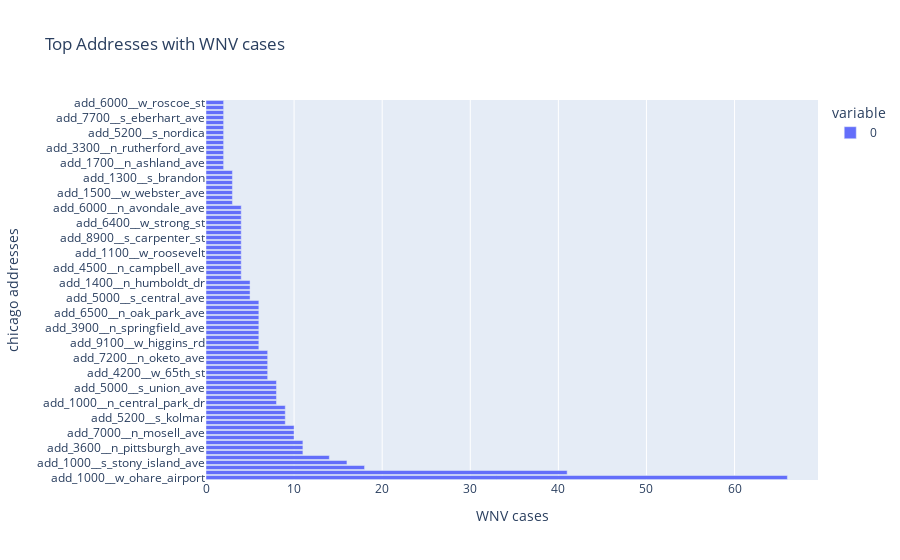

Notebook cell for this chart:
### Code cell
#let's remind ourselves the worst hit addresses in a visualization with 2 or more WNV cases

top_wnv_addresses = dummied_train[addresses][dummied_train["wnvpresent"]==1].sum().sort_values(ascending=False).head(76)

fig = px.bar(top_wnv_addresses, orientation='h', 
             title = "Top Addresses with WNV cases", labels={"index":"chicago addresses", 
                                                             "value":"WNV cases"})
fig.show()

### Figure 1 — Plotly figure (JSON) as saved in the notebook; plotly's stock layout.template omitted (floating-point values rounded to 4 significant figures)
{"data": [{"alignmentgroup": "True", "hovertemplate": "variable=0<br>WNV cases=%{x}<br>chicago addresses=%{y}<extra></extra>", "legendgroup": "0", "marker": {"color": "#636efa"}, "name": "0", "offsetgroup": "0", "orientation": "h", "showlegend": true, "textposition": "auto", "type": "bar", "x": [66, 41, 18, 16, 14, 11, 11, 11, 10, 10, 10, 9, 9, 9, 9, 8, 8, 8, 8, 8, 7, 7, 7, 7, 7, 7, 6, 6, 6, 6, 6, 6, 6, 6, 6, 6, 5, 5, 5, 5, 4, 4, 4, 4, 4, 4, 4, 4, 4, 4, 4, 4, 4, 4, 4, 3, 3, 3, 3, 3, 3, 3, 2, 2, 2, 2, 2, 2, 2, 2, 2, 2, 2, 2, 2, 2], "xaxis": "x", "y": ["add_1000__w_ohare_airport", "add_1200__s_doty_ave", "add_4100__n_oak_park_ave", "add_1000__s_stony_island_ave", "add_4600__n_milwaukee_ave", "add_2400__e_105th_st", "add_3600__n_pittsburgh_ave", "add_8200__s_kostner_ave", "add_6100__w_fullerton_ave", "add_7000__n_mosell_ave", "add_1000__w_ohare", "add_5800__n_western_ave", "add_5200__s_kolmar", "add_5100__n_mont_clare_ave", "add_4000__e_130th_st", "add_1000__n_central_park_dr", "add_2200__w_113th_st", "add_2200__w_51st_st", "add_5000__s_union_ave", "add_4200__w_127th_pl", "add_1300__n_laramie_ave", "add_4200__w_65th_st", "add_7100__n_harlem_ave", "add_1100__s_ashland_ave", "add_7200__n_oketo_ave", "add_5800__n_pulaski_rd", "add_6300__w_64th_st", "add_9100__w_higgins_rd", "add_3500__w_116th_st", "add_2200__w_89th_st", "add_3900__n_springfield_ave", "add_2200__n_cannon_dr", "add_7000___w_armitage_avenue", "add_6500__n_oak_park_ave", "add_1100__s_avenue_l", "add_6700__s_kedzie_ave", "add_5000__s_central_ave", "add_5200__w_63rd_st", "add_3300__w_104th_st", "add_1400__n_humboldt_dr", "add_1700__n_pulaski_rd", "add_1700__w_95th_st", "add_4500__n_campbell_ave", "add_5800__n_ridge_ave", "add_1100__s_artesian_ave", "add_1100__w_roosevelt", "add_9000__w_garfield_blvd", "add_1000__s_vincennes", "add_8900__s_carpenter_st", "add_7900__w_foster_ave", "add_6500__e_91st_pl", "add_6400__w_strong_st", "add_2800__n_francisco_ave", "add_6100__n_lemont_ave", "add_6000__n_avondale_ave", "add_3800__e_115th_st", "add_4000__s_dearborn_st", "add_1500__w_webster_ave", "add_1100__s_california", "add_3700__e_118th_st", "add_1300__s_brandon", "add_9100__w_higgins_ave", "add_3900__s_ashland_ave", "add_1700__n_ashland_ave", "add_1000__s_cottage_grove", "add_3700__n_kedvale_ave", "add_3300__n_rutherford_ave", "add_3700__s_pulaski_rd", "add_2500__s_millard_ave", "add_5200__s_nordica", "add_8100__e_91st_st", "add_7900__s_chicago_ave", "add_7700__s_eberhart_ave", "add_2100__n_lawler_ave", "add_5100__w_72nd_st", "add_6000__w_roscoe_st"], "yaxis": "y"}], "layout": {"barmode": "relative", "legend": {"title": {"text": "variable"}, "tracegroupgap": 0}, "title": {"text": "Top Addresses with WNV cases"}, "xaxis": {"anchor": "y", "domain": [0, 1], "title": {"text": "WNV cases"}}, "yaxis": {"anchor": "x", "domain": [0, 1], "title": {"text": "chicago addresses"}}}}
